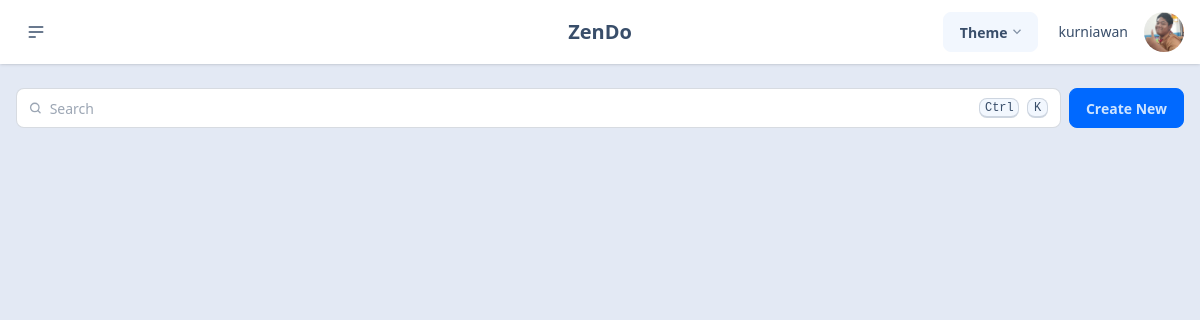
Page /home.php (signed in) on the earlier database version.
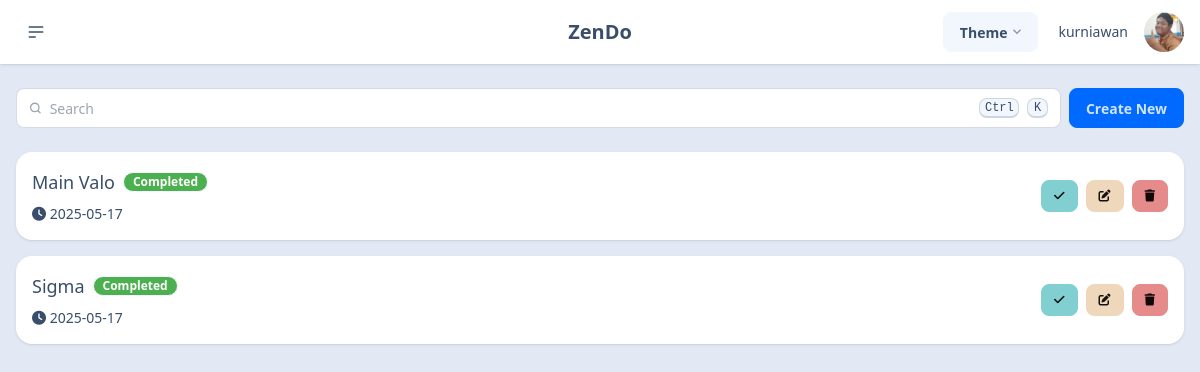
Same page on the later database version.
### tables this page shows
CREATE TABLE `users` (
  `id_user` int(11) NOT NULL,
  `email` varchar(200) NOT NULL,
  `username` varchar(20) NOT NULL,
  `password` varchar(100) NOT NULL,
  `date_created` date NOT NULL DEFAULT current_timestamp(),
  `profile_photo` varchar(255) DEFAULT 'assets/img/pfp.png'
);

CREATE TABLE `todos` (
  `id` int(11) NOT NULL,
  `id_user` int(11) DEFAULT NULL,
  `title` varchar(255) DEFAULT NULL,
  `status` enum('pending','completed','expired') NOT NULL DEFAULT 'pending',
  `deadline` date DEFAULT NULL,
  `date_created` timestamp(6) NOT NULL DEFAULT current_timestamp(6)
);

### home.php (the view, shortened to what this page needs)
<?php
require 'db_connection.php';
$username = isset($_SESSION['username']) ? $_SESSION['username'] : 'Guest';
$profilePhoto = 'assets/img/pfp.png';
if (
    isset($_SESSION['profile_photo']) &&
    !empty($_SESSION['profile_photo']) &&
    file_exists($_SESSION['profile_photo'])
) {
    $profilePhoto = $_SESSION['profile_photo'];
} else {
    $stmt = $pdo->prepare("SELECT username, profile_photo FROM users WHERE id_user = ?");
    $stmt->execute([$_SESSION['user_id']]);
    $user = $stmt->fetch(PDO::FETCH_ASSOC);
    if ($user) {
        $username = $user['username'];
        if (!empty($user['profile_photo']) && file_exists($user['profile_photo'])) {
            $profilePhoto = $user['profile_photo'];
        }
    }
}
$stmt = $pdo->prepare("SELECT * FROM todos WHERE id_user = ? ORDER BY date_created DESC");
$stmt->execute([$_SESSION['user_id']]);
$tasks = $stmt->fetchAll(PDO::FETCH_ASSOC);
?>
<!DOCTYPE html>
<html data-theme="winter" lang="en">
<head>
    <link rel="stylesheet" href="public/output.css">
     <link rel="stylesheet" href="css/all.css">
</head>
<body class="relative">
    <div class="navbar bg-base-100 shadow-sm px-4 fixed top-0 z-10 w-full hidden md:flex">
        <div class="navbar-start">
            <div class="dropdown">
                <div tabindex="0" role="button" class="btn btn-ghost btn-circle">
                    <svg xmlns="http://www.w3.org/2000/svg" class="h-5 w-5" fill="none" viewBox="0 0 24 24"
                        stroke="currentColor">
                        <path stroke-linecap="round" stroke-linejoin="round" stroke-width="2"
                            d="M4 6h16M4 12h16M4 18h7" />
                    </svg>
                </div>
            </div>
        </div>
        <div class="navbar-center">
            <a class="btn btn-ghost text-xl">ZenDo</a>
        </div>
        <div class="navbar-end gap-4">
            <div class="dropdown relative">
                <div tabindex="0" role="button" class="btn m-1">
                    Theme
                    <svg width="12px" height="12px" class="inline-block h-2 w-2 fill-current opacity-60"
                        xmlns="http://www.w3.org/2000/svg" viewBox="0 0 2048 2048">
                        <path d="M1799 349l242 241-1017 1017L7 590l242-241 775 775 775-775z"></path>
                    </svg>
                </div>
            </div>
            <span class="text-sm font-medium"><?php echo htmlspecialchars($username); ?></span>
            <a href="edit_profile.php" class="avatar cursor-pointer">
                <div class="w-10 rounded-full">
                    <img src="<?php echo htmlspecialchars($profilePhoto) . '?v=' . time(); ?>" alt="Profile Photo">
                </div>
            </a>
        </div>
    </div>
    <section class="relative flex flex-col items-center w-screen h-dvh bg-base-300 md:pt-22 pt-11 px-4 gap-6">
        <div class="flex gap-2 w-full">
            <label class="input grow w-full">
                <svg class="h-[1em] opacity-50" xmlns="http://www.w3.org/2000/svg" viewBox="0 0 24 24">
                    <g stroke-linejoin="round" stroke-linecap="round" stroke-width="2.5" fill="none"
                        stroke="currentColor">
                        <circle cx="11" cy="11" r="8"></circle>
                        <path d="m21 21-4.3-4.3"></path>
                    </g>
                </svg>
                <input type="search" id="search" class="grow" placeholder="Search" oninput="filterTasks()" />
                <kbd class="kbd kbd-sm">Ctrl</kbd>
                <kbd class="kbd kbd-sm">K</kbd>
            </label>
            <button class="btn btn-primary" onclick="create_modal.showModal()">Create New</button>
        </div>
        <div id="task-list" class="flex flex-col gap-4 w-full">
            <?php $i = 0;
            foreach ($tasks as $task): ?>
                <div class="task-item fade-down flex items-center justify-between p-4 bg-base-100 rounded-box shadow-sm"
                    data-title="<?php echo htmlspecialchars(strtolower($task['title'])); ?>"
                    style="animation-delay: <?php echo ($i * 0.08); ?>s;">
                    <div class="flex flex-col gap-2">
                        <div class="flex items-center gap-2">
                            <p class="text-lg font-medium"><?php echo htmlspecialchars($task['title']); ?></p>
                            <div class="badge badge-<?php
                                                    echo $task['status'] === 'completed' ? 'success' : ($task['status'] === 'expired' ? 'error' : 'warning'); ?> badge-sm">
                                <?php echo ucfirst($task['status']); ?>
                            </div>
                        </div>
                        <p class="text-sm font-normal"><i class="fa-solid fa-clock"></i> <?php echo htmlspecialchars($task['deadline']); ?></p>
                    </div>
                    <div class="flex gap-2">
                        <form action="update_status.php" method="post" style="display: inline;">
                            <button type="submit" class="btn btn-success btn-sm">
                                <i class="fa-solid fa-check"></i>
                            </button>
                        </form>
                        <button onclick="document.getElementById('edit_modal_<?php echo $task['id']; ?>').showModal()" class="btn btn-warning btn-sm">
                            <i class="fa-solid fa-pen-to-square"></i>
                        </button>
                        <button onclick="document.getElementById('delete_modal_<?php echo $task['id']; ?>').showModal()" class="btn btn-error btn-sm">
                            <i class="fa-solid fa-trash"></i>
                        </button>
                    </div>
                </div>
            <?php $i++;
            endforeach; ?>
        </div>
    </section>
</body>
</html>

### home.php (style rules this page uses)
.fade-down { opacity: 0; animation: fadeDown 0.6s cubic-bezier(0.4, 0, 0.2, 1) forwards; }

Differences in the rows shown:
added todos: title "Main Valo", status "Completed", deadline "2025-05-17"
added todos: title "Sigma", status "Completed", deadline "2025-05-17"
